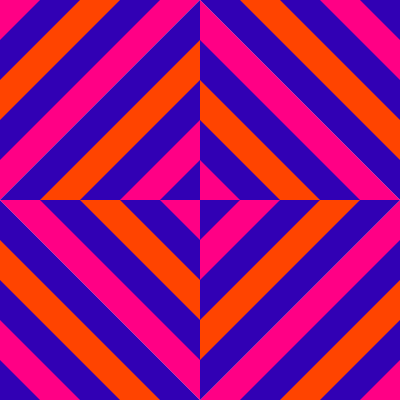
Frame 1 (no input)
Frame 60 (no input): identical to frame 1, image omitted
Frame 120 (the mouse pressed at the canvas centre since frame 60): identical to frame 1, image omitted

The p5.js sketch that drew this single still picture (run headless with seeded random() and noise() and a simulated clock; from frame 60 on, the mouse is pressed at the canvas centre):

// p5.js sketch
// ── sketch.js
function setup() {
  createCanvas(400, 400);
}

function draw () {
  background (220);
  noStroke ();
  fill (255,0,133);
  triangle (0,0,200,0,0,200);
  noStroke ();
  fill (49,0,180);
  triangle (200,0,400,0,400,200);
  triangle (0,200,0,400,200,400);
  noStroke ();
  fill (255,0,133);
  triangle (400,200,200,400,400,400);
  noStroke ();
  fill (49,0,180);
  triangle (0,200,200,200,200,0);
  triangle (400,200,200,200,200,400);
  noStroke ();
  fill (255,0,133);
  triangle (200,200,0,200,200,400);
  triangle (200,200,200,0,400,200);
  noStroke();
  fill (49,0,180);
  triangle (0,160,0,0,160,0);
  triangle (200,40,200,200,360,200);
  triangle (400,240,240,400,400,400);
  triangle (200,360,200,200,40,200);
  noStroke ();
  fill (255,68,0);
  triangle (40,200,200,200,200,40);
  triangle (240,0,400,0,400,160);
  triangle (200,200,360,200,200,360);
  triangle (160,400,0,240,0,400);
  triangle (120,0,0,120,0,0);
  triangle (200,80,200,200,320,200);
  triangle (200,200,200,320,80,200);
  triangle (400,400,400,280,280,400);
  noStroke ();
  fill (49,0,180);
  triangle (0,0,0,80,80,0);
  triangle (200,80,200,200,80,200);
  triangle (280,0,400,120,400,0);
  triangle (320,200,200,200,200,320);
  triangle (0,280,120,400,0,400);
  triangle (200,200,120,200,200,280);
  triangle (200,120,200,200,280,200);
  triangle (80,0,80,0,0,0);
  triangle (400,320,400,400,320,400);
  noStroke ();
  fill (255,0,133);
  triangle (320,0,400,0,400,80);
  triangle (200,120,200,200,120,200);
  triangle (280,200,200,200,200,280);
  triangle (0,320,80,400,0,400);
  triangle (0,0,0,40,40,0);
  triangle (200,160,200,200,240,200);
  triangle (200,200,160,200,200,240);
  triangle (400,400,360,400,400,360);
  noStroke ();
  fill (49,0,180);
  triangle (0,360,40,400,0,400);
  triangle (200,160,200,200,160,200);
  triangle (200,200,240,200,200,240);
  triangle (400,0,400,40,360,0);
  
  
  
    
}
